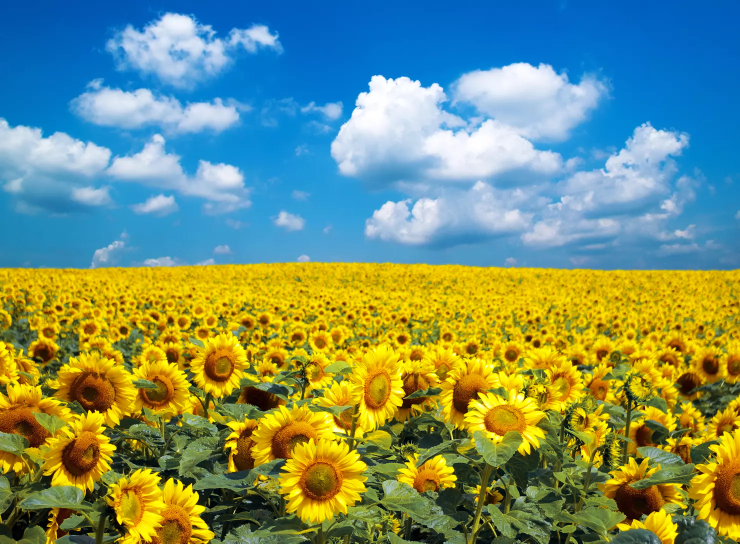
#> input picture Fall_2023/Project1/Exam/Module 1 exam Download Sep 29, 2023 944 AM/258349-1958267 - Amir Marji - Sep 25, 2023 1134 AM/Input.png, 1480 x 1087 px, found by its file name (shown at 1/2 size)
$ jupyter execute --allow-errors 'Module-1 exam.ipynb'
#> lines starting #> are read from the running program, lines starting #| are printed output that depends on the picture
[cell 1]
# import libraries
import cv2
import numpy as np
import matplotlib.pyplot as plt
import copy

[cell 2]
# import image
bgrImg = cv2.imread("/Users/neeharikadamacharla/Downloads/Input.png")
#> bgrImg is the input picture: shape (1087, 1480, 3); mean B, G, R 112, 144.9, 119.1
plt.imshow(bgrImg)

[cell 3]
h= bgrImg.shape[0]
#> h = 1087
w= bgrImg.shape[1]
#> w = 1480
d= bgrImg.shape[2]
#> d = 3

[cell 4]
def bgr_to_rgb(bgrImg):
    bgrImg = np.array(bgrImg)
    b = bgrImg[0][0][0]
    g = bgrImg[0][0][1]
    r = bgrImg[0][0][2]

    rgbImg = np.uint8([[[r,g,b]]])
    return rgbImg

[cell 5]
rgbImg = copy.deepcopy(bgrImg)
for y in range(0,h):
    for x in range(0,w):

        dot = bgrImg[y][x]
        rgbImg[y][x] = bgr_to_rgb([[dot]])
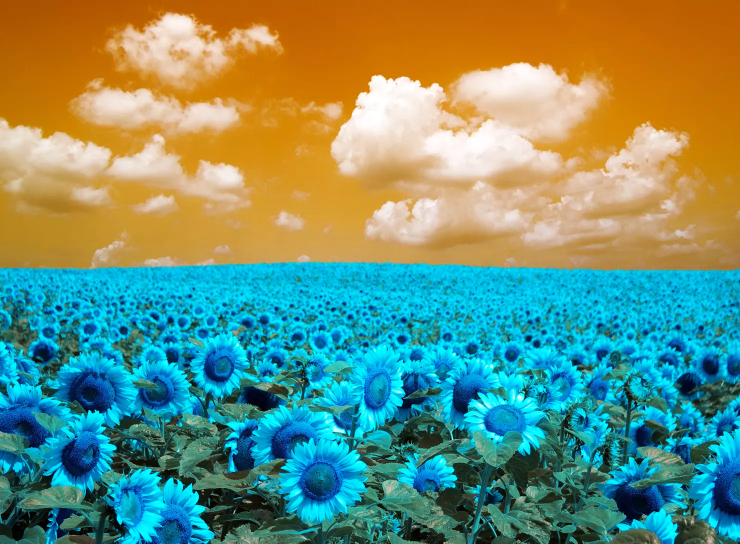
#> rgbImg: shape (1087, 1480, 3) (shown at 1/2 size); mean B, G, R 119.1, 144.9, 112

plt.imshow(rgbImg)

[cell 6]
def rgb_2_hsv(rgb3d):
    # convert the rgb to hsv values
    # input :3-D RGB values
    # output:3-D HSV values
    rgb = rgb3d[0][0] #the rgb 1-D array from 3-D array
    rgb = rgb/255

    # Initialising the hsv values
    h=0.0
    s=0.0
    v=0.0
    #Finding the MAX and MIN values
    v=np.max(rgb)
    v_min=np.min(rgb)

    # setting saturation values
    if v > 0.0:
        s = (v-v_min)/v
    else:
        s = 0.0

    # calculating v-vmin
    diff = v-v_min
    # Are r,g,b equal.
    if(rgb[0] == rgb[1] and rgb[1] == rgb[2]):
        h = 0
    # Is the point within +/- 60 degrees of the red axis
    elif(rgb[0] == v):
        h = 60 * (rgb[1] - rgb[2]) / diff
    # Is the point within +/- 60 degrees of the green axis
    elif(rgb[1] == v):
        h = 120 + 60 * (rgb[2] - rgb[0]) / diff
    # IS the point within +/- 60 degrees of the blue axis
    elif(rgb[2] == v):
        h = 240 + 60 * (rgb[0] - rgb[1]) / diff
    h=round(h/2)
    #Normalizing the color values to cv2 standards
    s = round(np.interp(s,[0,1],[0,255]))
    v = round(np.interp(v,[0,1],[0,255]))
    return np.array([[[h,s,v]]])

[cell 7]
top_left = (0,0)
bottom_right = (1500,1200)

rect_color = (255,0,0)

thickness = 5

[cell 8]
img_rect = cv2.rectangle(bgrImg, top_left, bottom_right, rect_color, thickness)

img_rect = cv2.cvtColor(img_rect , cv2.COLOR_BGR2RGB)

plt.imshow(img_rect)

[cell 9]
# create an mask
mask = np.zeros(bgrImg.shape[:2], np.uint8)

mask[0:1500, 0:1450] = 255

plt.imshow(mask, cmap="gray")
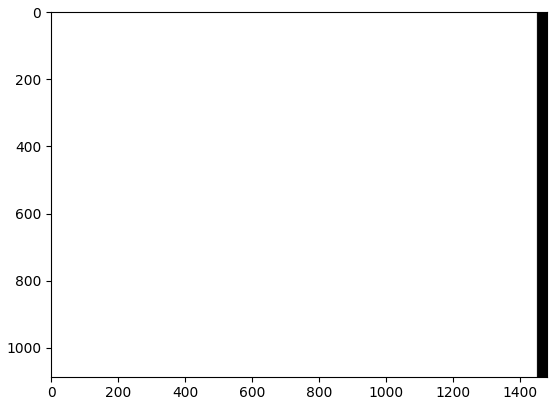
#> figure drawn by matplotlib, 1 panel

[cell 10]
img_masked = cv2.bitwise_and(rgbImg, rgbImg, mask = mask)
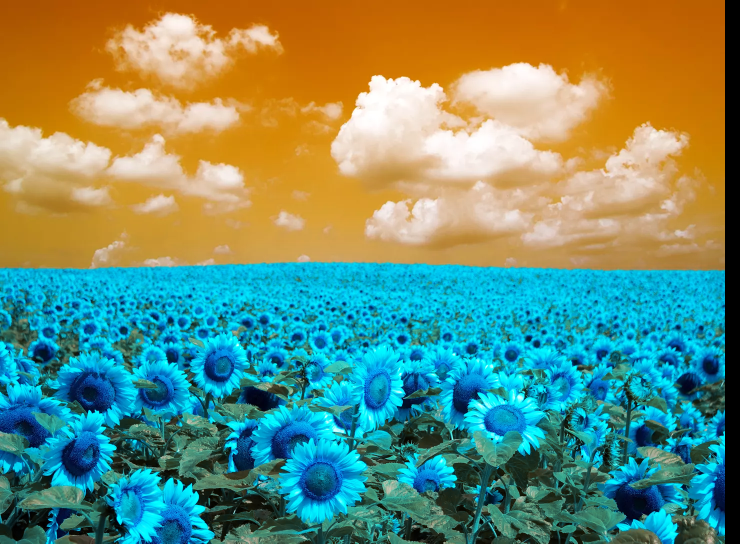
#> img_masked: shape (1087, 1480, 3) (shown at 1/2 size); mean B, G, R 117.1, 142.4, 110

plt.imshow(img_masked)
